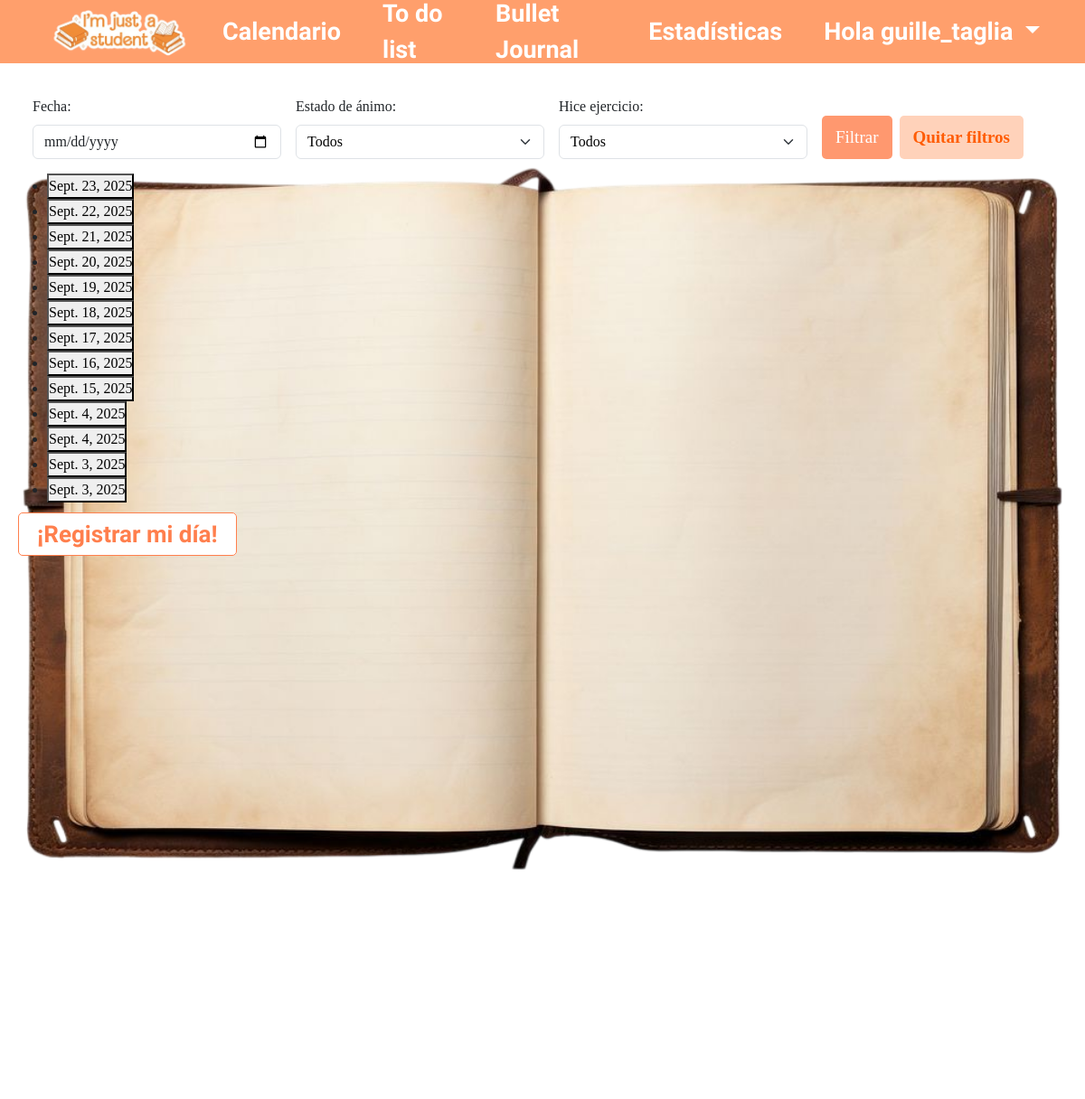
The app's page /journals/ (signed in), older data.
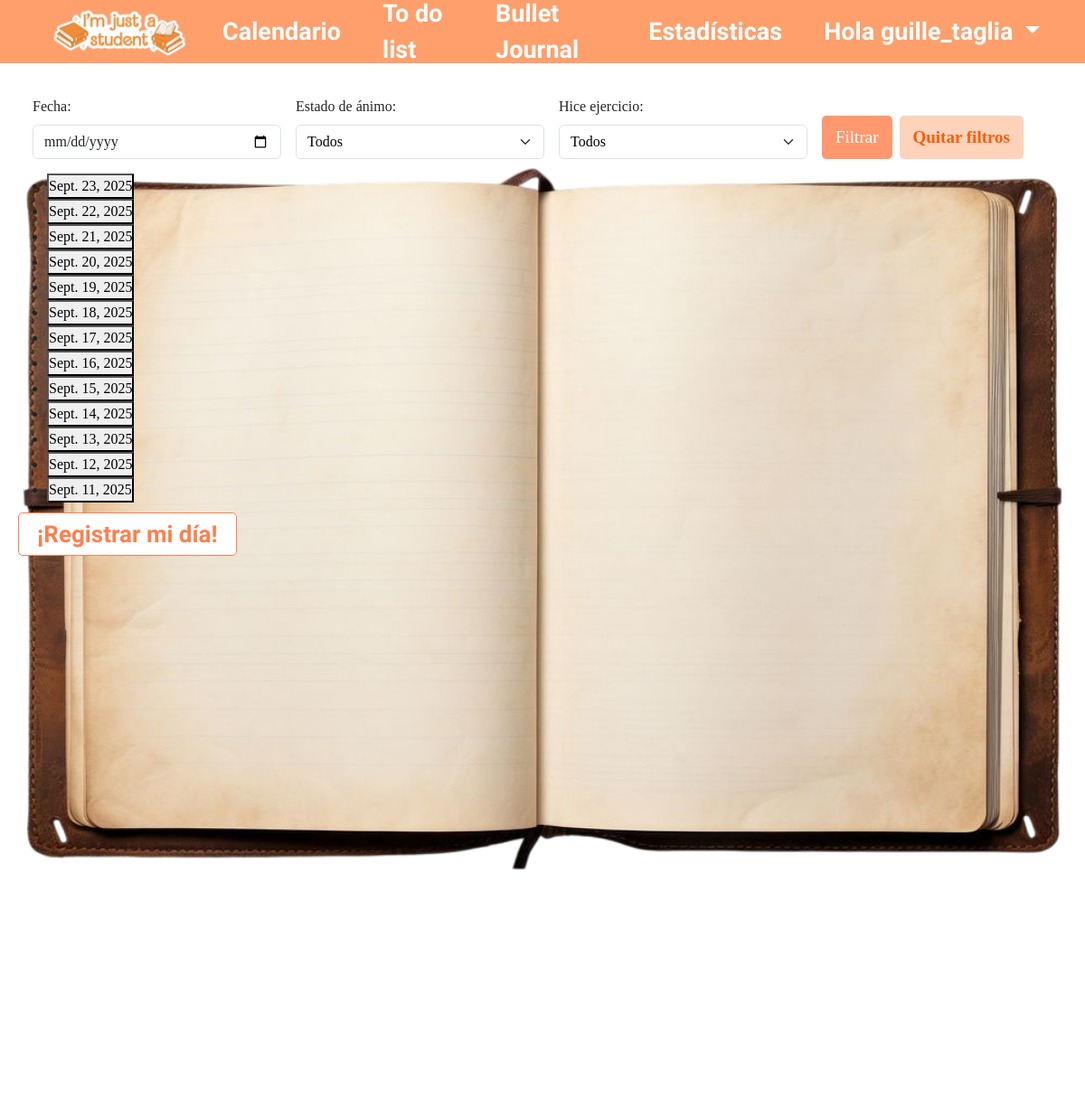
The same page, newer data.
### bullet_journal/models.py (models this page shows, shortened)
class Journal(models.Model):
    user = models.ForeignKey(User, on_delete=models.CASCADE)
    date = models.DateField()
    mood = models.CharField(max_length=50)
    sleep_hours = models.FloatField(null=True)
    water_glasses = models.IntegerField(null=True)
    exercise = models.BooleanField(default=False)
    image = models.ImageField(upload_to='journal_images/', null=True, blank=True)
    custom_habits_data = models.JSONField(default=dict, blank=True)
    class Meta:
        unique_together = ('user', 'date')

### bullet_journal/views/journal_views.py (the view)
# urls.py: path('journals/', journal_list, name='journal_list'),
@login_required
def journal_list(request):
    journals = Journal.objects.filter(user=request.user).order_by('-date')
    date_filter = request.GET.get('date')
    mood_filter = request.GET.get('mood')
    exercise_filter = request.GET.get('exercise')
    if date_filter:
        journals = journals.filter(date=date_filter)
    if mood_filter:
        journals = journals.filter(mood__icontains=mood_filter)
    if exercise_filter in ['true', 'false']:
        journals = journals.filter(exercise=(exercise_filter == 'true'))
    moods_disponibles = Journal.objects.filter(user=request.user).values_list('mood', flat=True).distinct()
    return render(request, 'bullet_journal/journal/list.html', {
        'journals': journals,
        'moods_disponibles': moods_disponibles,
    })

### bullet_journal/templates/bullet_journal/journal/list.html (shortened to what this page needs)
{% extends "header.html" %}
{% load static %}
    {% block extra_head %}
    <link href="https://cdn.jsdelivr.net/npm/bootstrap@5.3.3/dist/css/bootstrap.min.css" rel="stylesheet">
    <link rel="stylesheet" href="{% static 'bullet_journal/css/styles.css' %}">
    {% endblock %}
{% block contenido %}
<body>
    <div class="journal">
            <form method="get" class="p-3">
                <div class="row g-3 align-items-end">
                    <div class="col-md-3">
                        <label for="date" class="form-label">Fecha:</label>
                        <input type="date" id="date" name="date" value="{{ request.GET.date }}" class="form-control">
                    </div>
                    <div class="col-md-3">
                        <label for="mood" class="form-label">Estado de ánimo:</label>
                        <select id="mood" name="mood" class="form-select">
                            <option value="">Todos</option>
                        </select>
                    </div>
                    <div class="col-md-3">
                        <label for="exercise" class="form-label">Hice ejercicio:</label>
                        <select id="exercise" name="exercise" class="form-select">
                            <option value="">Todos</option>
                        </select>
                    </div>
                    <div class="col-md-3 d-flex gap-2">
                        <button type="submit" class="btn btn-primary">Filtrar</button>
                        <a href="{% url 'journal_list' %}" class="btn btn-secondary">Quitar filtros</a>
                    </div>
                </div>
            </form>
        <ul>
        {% for journal in journals %}
            <li>
                <button class="open-popup-btn" data-journal-pk="{{ journal.pk }}">
                    {{ journal.date }}
                </button>
                        {% load i18n %}
            </li>
            {% empty %}
                <li>No hay journals.</li>
            {% endfor %}
        </ul>
            <div class="journal_create">
                <a href="{% url 'journal_create' %}">¡Registrar mi día!</a>
            </div>
        </div>
</body>
{% endblock %}

### bullet_journal/templates/header.html (shortened to what this page needs)
{% load static %}
<html>
<head>
    <link href="https://cdn.jsdelivr.net/npm/bootstrap@5.3.3/dist/css/bootstrap.min.css" rel="stylesheet">
    <link rel="stylesheet" href="{% static 'bullet_journal/css/styles.css' %}">
    {% block extra_head %}{% endblock %}
</head>
<body>
<header>
<nav class="navbar navbar-expand-lg navbar-light custom-header">
  <div class="container-fluid">
    <a class="navbar-brand" href="{% url 'home' %}">
      <img src="{% static 'bullet_journal/images/logo1.png' %}" alt="Logo" class="logo-img">
    </a>
    <div class="collapse navbar-collapse" id="navbarContent">
      <ul class="navbar-nav ms-auto nav-links">
        <li class="nav-item">
          <a class="nav-link" href="{% url 'calendar' %}">Calendario</a>
        </li>
        <li class="nav-item">
          <a class="nav-link" href="{% url 'to_do_list' %}">To do list</a>
        </li>
        <li class="nav-item">
          <a class="nav-link" href="{% url 'journal_list' %}">Bullet Journal</a>
        </li>
        <li class="nav-item">
          <a class="nav-link" href="{% url 'stadistics' %}">Estadísticas</a>
        </li>
          {% if user.is_authenticated %}
          <li class="nav-item dropdown">
            <a class="nav-link dropdown-toggle" href="#" id="userDropdown" role="button" data-bs-toggle="dropdown" aria-expanded="false">
              Hola {{ user.username }}
            </a>
          </li>
        {% endif %}
      </ul>
    </div>
  </div>
</nav>
</header>
<main>
    {% block contenido %}{% endblock %}
</main>
</body>
</html>

### bullet_journal/static/bullet_journal/css/styles.css (style rules this page uses)
.custom-header { display: flex; justify-content: space-between; align-items: center; background-color: #ff9f6c; color: white; padding: 15px 30px; position: fixed; top: 0; left: 0; width: 100%; height: 70px; z-index: 1000; }
.logo-img { width: 180px; height: auto; }
.nav-links { list-style: none; display: flex; gap: 30px; align-items: center; }
.nav-links a { text-decoration: none; color: white; font-weight: bold; transition: color 0.3s; font-family: 'Amatic SC', cursive; font-size: 27px; }
.nav-item.dropdown .nav-link.dropdown-toggle { color: white !important; }
* { margin: 0; padding: 0; box-sizing: border-box; }
.journal { background-image: url("../images/librito2.png"); background-size: contain; background-repeat: no-repeat; background-position: top center; background-position-y: 160px; min-height: 150vh; margin: 0; font-family: 'Times New Roman', Times, serif; padding-top: 90px; padding-left: 20px; }
.journal_create a { color: #ff7f4d; background-color: white; padding: 8px 20px; text-decoration: none; border-radius: 5px; font-size: 26px; text-align: center; font-family: "Amatic SC", sans-serif; font-weight: bold; border: 1px solid #ff7f4d; }
.p-3 { font-family: 'Times New Roman', Times, serif; }
.btn.btn-primary { font-family: 'Times New Roman', Times, serif; font-size: 19px; background-color: #ff986f; color: white; border: none; padding: 10px 15px; border-radius: 5px; }
.btn.btn-secondary { font-family: 'Times New Roman', Times, serif; font-size: 19px; background-color: #ffd2ba; color: #ff5c04; border: none; padding: 10px 15px; border-radius: 5px; font-weight: bold; }
.form-select { color: black; background-color: white; }
.form-select option:checked { background-color: #ff9359; color: white; }
:root { --cell: 28px; --gap: 2px; --border: #333; font-family: Arial, sans-serif; }

Row changes from the older to the newer data that the page shows:
changed Journal: date "Sept. 4, 2025" → "Sept. 14, 2025"; moves up the list
changed Journal: date "Sept. 4, 2025" → "Sept. 13, 2025"
changed Journal: date "Sept. 3, 2025" → "Sept. 12, 2025"
changed Journal: date "Sept. 3, 2025" → "Sept. 11, 2025"
